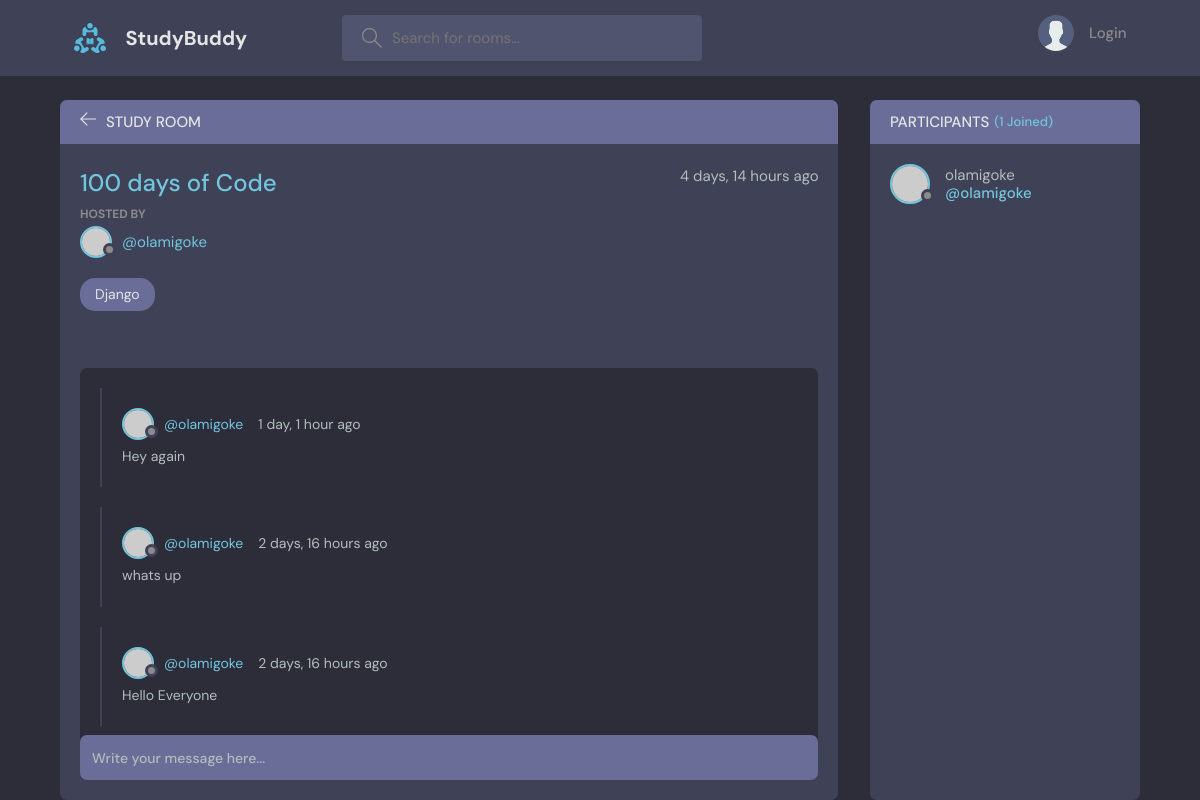
Page /room/2/ on the committed database.
### base/models.py (models this page shows, shortened)
class Room(models.Model):
    host = models.ForeignKey(User, on_delete=models.SET_NULL, null=True)
    topic= models.ForeignKey(Topic, on_delete=models.SET_NULL, null=True)
    name = models.CharField(max_length=200)
    description = models.TextField(null=True, blank=True)
    participants = models.ManyToManyField(User, related_name='participants', blank=True)
    updated = models.DateTimeField(auto_now=True)
    created = models.DateTimeField(auto_now_add=True)
    class Meta:
        ordering = ['-updated', '-created']

class Topic(models.Model):
    name = models.CharField(max_length=200)
    def __str__(self):
        return self.name

class Message(models.Model):
    user = models.ForeignKey(User, on_delete=models.CASCADE)
    room = models.ForeignKey(Room, on_delete=models.CASCADE)
    body = models.TextField()
    updated = models.DateTimeField(auto_now=True)
    created = models.DateTimeField(auto_now_add=True)
    class Meta:
        ordering = ['-updated', '-created']

### base/views.py (the view, shortened to what this page needs)
# urls.py: path('room/<str:pk>/', views.room, name="room"),
def room(request, pk):
    room = Room.objects.get(id=pk)
    room_messages = room.message_set.all()
    participants = room.participants.all()
    context = {'room':room, 'room_messages':room_messages,
               'participants':participants
               }
    return render(request, "base/room.html", context)

### base/templates/base/room.html (shortened to what this page needs)
{% extends 'main.html' %}
{% block content %}
    <main class="profile-page layout layout--2">
      <div class="container">
        <div class="room">
          <div class="room__top">
            <div class="room__topLeft">
              <a href="{% url 'home' %}">
                <svg version="1.1" xmlns="http://www.w3.org/2000/svg" width="32" height="32" viewBox="0 0 32 32">
                  <title>arrow-left</title>
                  <path
                    d="M13.723 2.286l-13.723 13.714 13.719 13.714 1.616-1.611-10.96-10.96h27.625v-2.286h-27.625l10.965-10.965-1.616-1.607z"
                  ></path>
                </svg>
              </a>
              <h3>Study Room</h3>
            </div>
          </div>
          <div class="room__box scroll">
            <div class="room__header scroll">
              <div class="room__info">
                <h3>{{room.name}}</h3>
                <span>{{room.created|timesince}} ago</span>
              </div>
              <div class="room__hosted">
                <p>Hosted By</p>
                <a href="{% url 'user-profile' room.host.id%}" class="room__author">
                  <div class="avatar avatar--small">
                    <img src="https://randomuser.me/api/portraits/men/37.jpg" />
                  </div>
                  <span>@{{room.host.username}}</span>
                </a>
              </div>
              <span class="room__topics">{{room.topic}}</span>
            </div>
            <div class="room__conversation">
              <div class="threads scroll">
                {% for message in room_messages %}
                <div class="thread">
                  <div class="thread__top">
                    <div class="thread__author">
                      <a href="{% url 'user-profile' message.user.id %}" class="thread__authorInfo">
                        <div class="avatar avatar--small">
                          <img src="https://randomuser.me/api/portraits/men/37.jpg" />
                        </div>
                        <span>@{{message.user.username}}</span>
                      </a>
                      <span class="thread__date">{{message.created|timesince}} ago</span>
                    </div>
                  </div>
                  <div class="thread__details">
                    {{message.body}}
                  </div>
                </div>
                {% endfor %}
              </div>
            </div>
          </div>
          <div class="room__message">
            <form action="#"><input name="" placeholder="Write your message here..." /></form>
          </div>
        </div>
        <div class="participants">
          <h3 class="participants__top">Participants <span>({{participants.count}} Joined)</span></h3>
          <div class="participants__list scroll">
            {% for user in participants %}
            <a href="{% url 'user-profile' user.id%}" class="participant">
              <div class="avatar avatar--medium">
                <img src="https://randomuser.me/api/portraits/men/37.jpg" />
              </div>
              <p>
                {{user.username}}
                <span>@{{user.username}}</span>
              </p>
            </a>
            {% endfor %}
            </div>
        </div>
      </div>
    </main>
    {% endblock %}

### rows in the picture
Room: name "100 days of Code", created "4 days, 14 hours", host.username "olamigoke", topic "Django"
Message: user.username "olamigoke", created "1 day, 1 hour", body "Hey again"
Message: user.username "olamigoke", created "2 days, 16 hours", body "whats up"
Message: user.username "olamigoke", created "2 days, 16 hours", body "Hello Everyone"

### other values in the picture
{{ participants.count }} "1"
{{ user.username }} "olamigoke"
